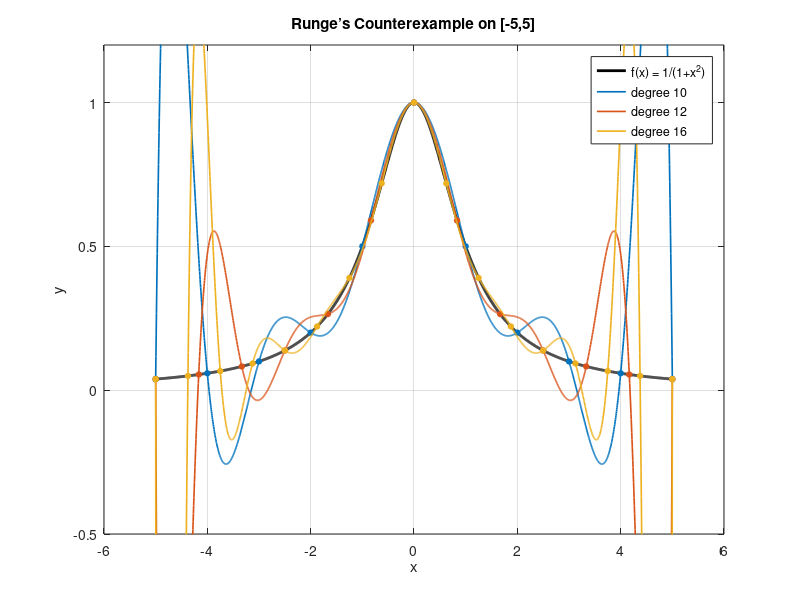

The MATLAB source for this figure:
function runge_counterexample()
    clc, clear, close all;
    f = @(x) 1 ./ (1 + x.^2);
    xx = linspace(-5, 5, 2000);
    fx = f(xx);

    ns = [10, 12, 16];

    figure('Color','w'); hold on; box on; grid on;
    plot(xx, fx, 'k-', 'LineWidth', 2);
    title('Runge’s Counterexample on [-5,5]');
    xlabel('x'); ylabel('y');
    legendEntries = {'f(x) = 1/(1+x^2)'};

    cmap = lines(numel(ns));
    for i = 1:numel(ns)
        n  = ns(i);
        xk = linspace(-5, 5, n+1);
        yk = f(xk);
        px = lagrange_eval(xk, yk, xx);

        plot(xx, px, 'Color', cmap(i,:), 'LineWidth', 1.2);
        plot(xk, yk, 'o', 'MarkerSize', 4, 'MarkerFaceColor', cmap(i,:), 'MarkerEdgeColor', cmap(i,:),'HandleVisibility','off');
        legendEntries{end+1} = sprintf('degree %d', n);
    end

    legend(legendEntries, 'Location','best');
    ylim([-0.5, 1.2]);
end

%------------------ functions -------------------------
function p = lagrange_eval(xk, yk, xeval)
    m = numel(xeval);
    n = numel(xk);
    p = zeros(size(xeval));

    hit_tol = 1e-14;

    for t = 1:m
        x = xeval(t);

        idx = find(abs(x - xk) < hit_tol, 1);
        if ~isempty(idx)
            p(t) = yk(idx);
            continue;
        end

        s = 0;
        for j = 1:n
            Lj_num = 1;
            Lj_den = 1;
            xj = xk(j);
            for k = 1:n
                if k == j, continue; end
                Lj_num = Lj_num * (x - xk(k));
                Lj_den = Lj_den * (xj - xk(k));
            end
            Lj = Lj_num / Lj_den;
            s = s + yk(j) * Lj;
        end
        p(t) = s;
    end
end